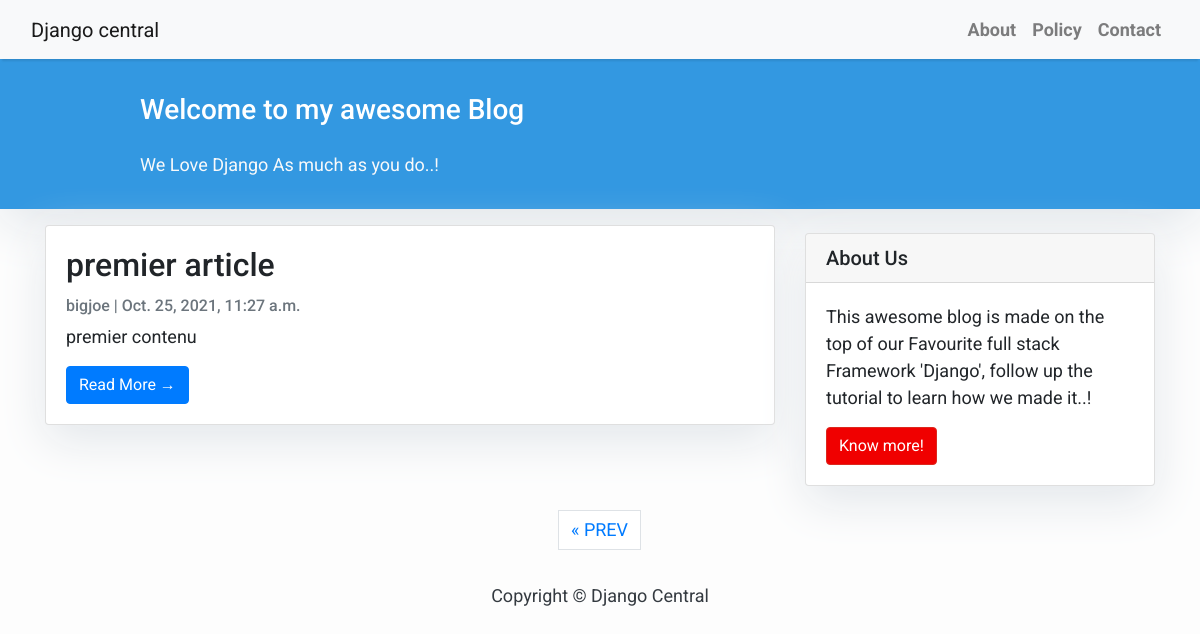
Screenshot of /?page=2 with the database file from the repository.
### blog/models.py (models this page shows, shortened)
class Post(models.Model):
    title = models.CharField(max_length=200, unique=True)
    slug = models.SlugField(max_length=200, unique=True)
    author = models.ForeignKey(User, on_delete= models.CASCADE,related_name='blog_posts')
    updated_on = models.DateTimeField(auto_now= True)
    content = models.TextField()
    created_on = models.DateTimeField(auto_now_add=True)
    status = models.IntegerField(choices=STATUS, default=0)
    class Meta:
        ordering = ['-created_on']

### blog/views.py (the view)
# urls.py: path('', views.PostList, name='home'),
def PostList(request):
    object_list = Post.objects.filter(status=1).order_by('-created_on')
    paginator = Paginator(object_list, 3)  # 3 posts in each page
    page = request.GET.get('page')
    try:
        post_list = paginator.page(page)
    except PageNotAnInteger:
        post_list = paginator.page(1)
    except EmptyPage:
        post_list = paginator.page(paginator.num_pages)
    return render(request,
                  'index.html',
                  {'page': page,
                   'post_list': post_list})

### blog/templates/index.html (shortened to what this page needs)
{% extends "base.html" %}
{% block content %}
<header class="masthead">
    <div class="container">
        <div class="row">
            <div class=" col-md-8 col-md-10 mx-auto">
                <div class="site-heading">
                    <h3 class=" site-heading my-4 mt-3 text-white"> Welcome to my awesome Blog </h3>
                    <p class="text-light">We Love Django As much as you do..! &nbsp
                    </p>
                </div>
            </div>
        </div>
    </div>
</header>
<div class="container">
    <div class="row">
        <div class="col-md-8 mt-3 left">
            {% for post in post_list %}
            <div class="card mb-4">
                <div class="card-body">
                    <h2 class="card-title">{{ post.title }}</h2>
                    <p class="card-text text-muted h6">{{ post.author }} | {{ post.created_on}} </p>
                    <p class="card-text">{{post.content|safe|slice:":200" }}</p>
                    <a href="{% url 'post_detail' post.slug  %}" class="btn btn-primary">Read More &rarr;</a>
                </div>
            </div>
            {% endfor %}
        </div>
        {% block sidebar %} {% include 'sidebar.html' %} {% endblock sidebar %}
    </div>
</div>
{% if post_list.has_other_pages %}
  <ul class="pagination justify-content-center">
    {% if post_list.has_previous %}
    <li><a href="?page={{ post_list.previous_page_number }}" class="page-link">&laquo; PREV </a></li>
    {% endif %}
  </ul>
{% endif %}
{%endblock%}

### blog/templates/base.html (style rules this page uses)
body { font-family: "Roboto", sans-serif; font-size: 17px; background-color: #fdfdfd; }
.masthead { background: #3398E1; height: auto; padding-bottom: 15px; box-shadow: 0 16px 48px #E3E7EB; padding-top: 10px; }

### blog/templates/index.html (style rules this page uses)
body { font-family: "Roboto", sans-serif; font-size: 18px; background-color: #fdfdfd; }
.card { box-shadow: 0 16px 48px #E3E7EB; }

### blog/templates/sidebar.html (style rules this page uses)
.card { box-shadow: 0 16px 48px #E3E7EB; }

### rows the page displays
Post: title "premier article", author "bigjoe", created_on "Oct. 25, 2021, 11:27 a.m.", content "premier contenu"
